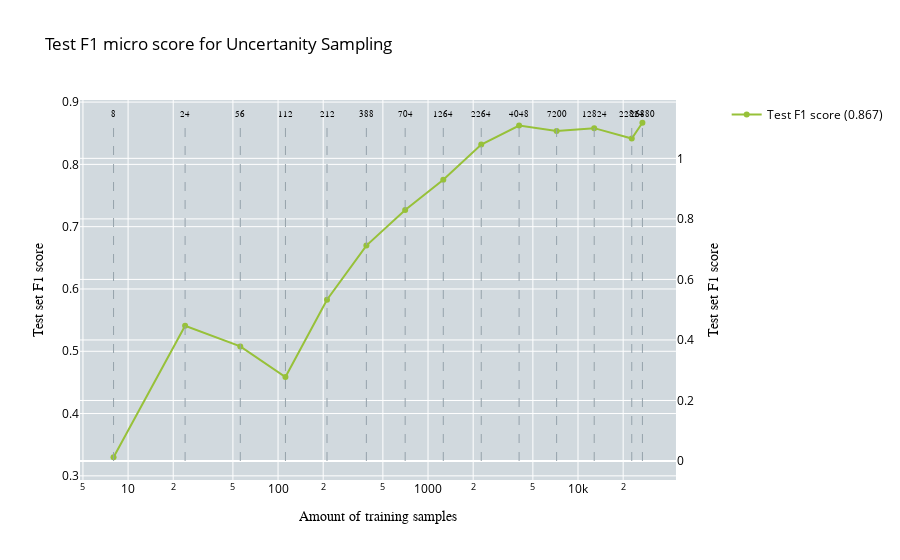

The code cell stored with this chart in its notebook:
### Code cell
plot_performance_vs_amount_of_data(
    performance, 
    no_of_samples, 
    performance_test_data,
    title="Test F1 micro score for Uncertanity Sampling", 
    x_axes="Amount of training samples", 
    y_axes="Test set F1 score", 
    y_axes_secondary="Test set F1 score", 
    mode="test"
)

### Figure 1 — Plotly figure (JSON) as saved in the notebook; plotly's stock layout.template omitted (floating-point values rounded to 4 significant figures)
{"data": [{"line": {"color": "rgb(149, 162, 171)", "dash": "dash", "width": 1}, "mode": "lines", "showlegend": false, "type": "scatter", "x": [8, 8], "y": [0, 1.12], "yaxis": "y2"}, {"marker": {"size": 0}, "mode": "text", "showlegend": false, "text": ["8"], "textfont": {"color": "black", "family": "Arial", "size": 8.5}, "textposition": "top center", "type": "scatter", "x": [8], "y": [1.13], "yaxis": "y2"}, {"line": {"color": "rgb(149, 162, 171)", "dash": "dash", "width": 1}, "mode": "lines", "showlegend": false, "type": "scatter", "x": [24, 24], "y": [0, 1.12], "yaxis": "y2"}, {"marker": {"size": 0}, "mode": "text", "showlegend": false, "text": ["24"], "textfont": {"color": "black", "family": "Arial", "size": 8.5}, "textposition": "top center", "type": "scatter", "x": [24], "y": [1.13], "yaxis": "y2"}, {"line": {"color": "rgb(149, 162, 171)", "dash": "dash", "width": 1}, "mode": "lines", "showlegend": false, "type": "scatter", "x": [56, 56], "y": [0, 1.12], "yaxis": "y2"}, {"marker": {"size": 0}, "mode": "text", "showlegend": false, "text": ["56"], "textfont": {"color": "black", "family": "Arial", "size": 8.5}, "textposition": "top center", "type": "scatter", "x": [56], "y": [1.13], "yaxis": "y2"}, {"line": {"color": "rgb(149, 162, 171)", "dash": "dash", "width": 1}, "mode": "lines", "showlegend": false, "type": "scatter", "x": [112, 112], "y": [0, 1.12], "yaxis": "y2"}, {"marker": {"size": 0}, "mode": "text", "showlegend": false, "text": ["112"], "textfont": {"color": "black", "family": "Arial", "size": 8.5}, "textposition": "top center", "type": "scatter", "x": [112], "y": [1.13], "yaxis": "y2"}, {"line": {"color": "rgb(149, 162, 171)", "dash": "dash", "width": 1}, "mode": "lines", "showlegend": false, "type": "scatter", "x": [212, 212], "y": [0, 1.12], "yaxis": "y2"}, {"marker": {"size": 0}, "mode": "text", "showlegend": false, "text": ["212"], "textfont": {"color": "black", "family": "Arial", "size": 8.5}, "textposition": "top center", "type": "scatter", "x": [212], "y": [1.13], "yaxis": "y2"}, {"line": {"color": "rgb(149, 162, 171)", "dash": "dash", "width": 1}, "mode": "lines", "showlegend": false, "type": "scatter", "x": [388, 388], "y": [0, 1.12], "yaxis": "y2"}, {"marker": {"size": 0}, "mode": "text", "showlegend": false, "text": ["388"], "textfont": {"color": "black", "family": "Arial", "size": 8.5}, "textposition": "top center", "type": "scatter", "x": [388], "y": [1.13], "yaxis": "y2"}, {"line": {"color": "rgb(149, 162, 171)", "dash": "dash", "width": 1}, "mode": "lines", "showlegend": false, "type": "scatter", "x": [704, 704], "y": [0, 1.12], "yaxis": "y2"}, {"marker": {"size": 0}, "mode": "text", "showlegend": false, "text": ["704"], "textfont": {"color": "black", "family": "Arial", "size": 8.5}, "textposition": "top center", "type": "scatter", "x": [704], "y": [1.13], "yaxis": "y2"}, {"line": {"color": "rgb(149, 162, 171)", "dash": "dash", "width": 1}, "mode": "lines", "showlegend": false, "type": "scatter", "x": [1264, 1264], "y": [0, 1.12], "yaxis": "y2"}, {"marker": {"size": 0}, "mode": "text", "showlegend": false, "text": ["1264"], "textfont": {"color": "black", "family": "Arial", "size": 8.5}, "textposition": "top center", "type": "scatter", "x": [1264], "y": [1.13], "yaxis": "y2"}, {"line": {"color": "rgb(149, 162, 171)", "dash": "dash", "width": 1}, "mode": "lines", "showlegend": false, "type": "scatter", "x": [2264, 2264], "y": [0, 1.12], "yaxis": "y2"}, {"marker": {"size": 0}, "mode": "text", "showlegend": false, "text": ["2264"], "textfont": {"color": "black", "family": "Arial", "size": 8.5}, "textposition": "top center", "type": "scatter", "x": [2264], "y": [1.13], "yaxis": "y2"}, {"line": {"color": "rgb(149, 162, 171)", "dash": "dash", "width": 1}, "mode": "lines", "showlegend": false, "type": "scatter", "x": [4048, 4048], "y": [0, 1.12], "yaxis": "y2"}, {"marker": {"size": 0}, "mode": "text", "showlegend": false, "text": ["4048"], "textfont": {"color": "black", "family": "Arial", "size": 8.5}, "textposition": "top center", "type": "scatter", "x": [4048], "y": [1.13], "yaxis": "y2"}, {"line": {"color": "rgb(149, 162, 171)", "dash": "dash", "width": 1}, "mode": "lines", "showlegend": false, "type": "scatter", "x": [7200, 7200], "y": [0, 1.12], "yaxis": "y2"}, {"marker": {"size": 0}, "mode": "text", "showlegend": false, "text": ["7200"], "textfont": {"color": "black", "family": "Arial", "size": 8.5}, "textposition": "top center", "type": "scatter", "x": [7200], "y": [1.13], "yaxis": "y2"}, {"line": {"color": "rgb(149, 162, 171)", "dash": "dash", "width": 1}, "mode": "lines", "showlegend": false, "type": "scatter", "x": [12824, 12824], "y": [0, 1.12], "yaxis": "y2"}, {"marker": {"size": 0}, "mode": "text", "showlegend": false, "text": ["12824"], "textfont": {"color": "black", "family": "Arial", "size": 8.5}, "textposition": "top center", "type": "scatter", "x": [12824], "y": [1.13], "yaxis": "y2"}, {"line": {"color": "rgb(149, 162, 171)", "dash": "dash", "width": 1}, "mode": "lines", "showlegend": false, "type": "scatter", "x": [22824, 22824], "y": [0, 1.12], "yaxis": "y2"}, {"marker": {"size": 0}, "mode": "text", "showlegend": false, "text": ["22824"], "textfont": {"color": "black", "family": "Arial", "size": 8.5}, "textposition": "top center", "type": "scatter", "x": [22824], "y": [1.13], "yaxis": "y2"}, {"line": {"color": "rgb(149, 162, 171)", "dash": "dash", "width": 1}, "mode": "lines", "showlegend": false, "type": "scatter", "x": [26880, 26880], "y": [0, 1.12], "yaxis": "y2"}, {"marker": {"size": 0}, "mode": "text", "showlegend": false, "text": ["26880"], "textfont": {"color": "black", "family": "Arial", "size": 8.5}, "textposition": "top center", "type": "scatter", "x": [26880], "y": [1.13], "yaxis": "y2"}, {"line": {"width": 2}, "marker": {"color": "rgb(151,193,57)"}, "name": "Test F1 score (0.867)", "textfont": {"family": "Arial", "size": 11}, "type": "scatter", "x": [8, 24, 56, 112, 212, 388, 704, 1264, 2264, 4048, 7200, 12824, 22824, 26880], "xaxis": "x", "y": [0.3299, 0.5408, 0.5078, 0.4587, 0.5828, 0.6696, 0.7269, 0.7753, 0.8318, 0.8623, 0.8535, 0.8582, 0.8415, 0.8668], "yaxis": "y"}], "layout": {"legend": {"font": {"color": "black"}}, "plot_bgcolor": "rgb(209, 217, 222)", "title": {"font": {"color": "black"}, "text": "Test F1 micro score for Uncertanity Sampling"}, "xaxis": {"anchor": "y", "domain": [0, 0.94], "tickfont": {"color": "black"}, "title": {"font": {"color": "black", "family": "Arial"}, "text": "Amount of training samples"}, "type": "log"}, "yaxis": {"anchor": "x", "domain": [0, 1], "tickfont": {"color": "black"}, "title": {"font": {"color": "black", "family": "Arial"}, "text": "Test set F1 score"}}, "yaxis2": {"anchor": "x", "overlaying": "y", "side": "right", "tickfont": {"color": "black"}, "title": {"font": {"color": "black", "family": "Arial"}, "text": "Test set F1 score"}}}}
